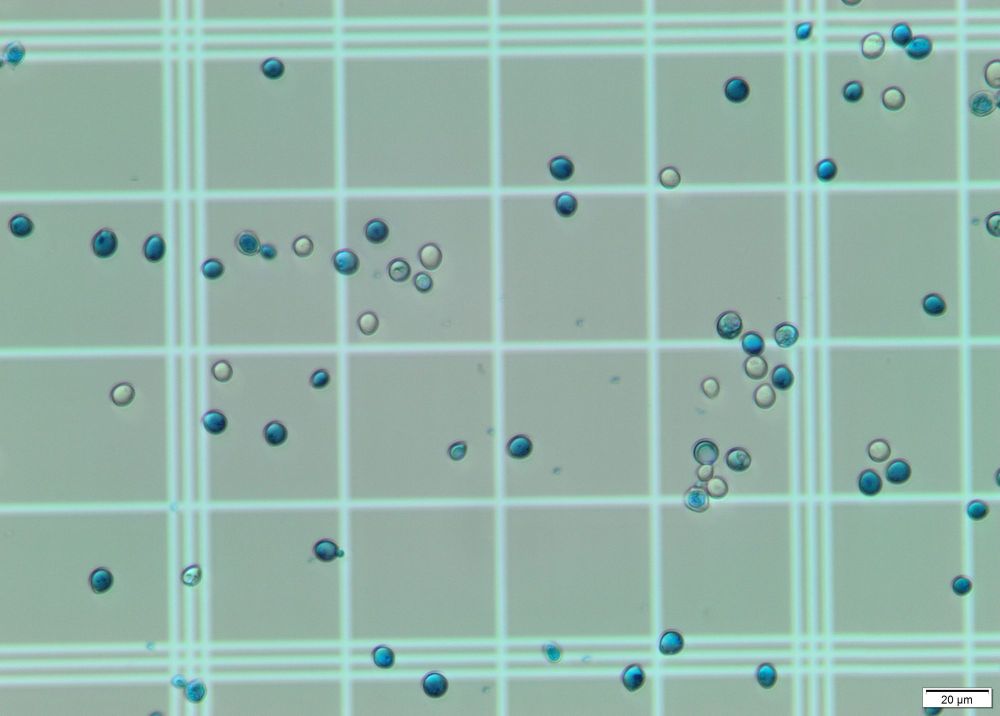
#> input picture dataset/1Quad.jpg, 2000 x 1431 px (shown at 1/2 size)
$ jupyter execute reconstruction_example.ipynb
#> lines starting #> are read from the running program, lines starting #| are printed output that depends on the picture; after the words box and inside, x2 and y2 are one past the last pixel; in counts of white or black regions, pixels touching at a corner belong together
## Grid reconstruction

Each image may have small rotations or areas that overlap with other input images that need to be considered when reconstructing the grid.

To reconstruct the grid, I try and get the biggest contour (grid pattern) on a processed image. Then I resize the contour and rotate the grid to get the output image. Finally, I put them together. Only the central part of the Neubauer chamber will be considered.

[cell 1]
import numpy as np
import cv2

[cell 2]
DEBUG_RECONSTRUCTION = True

Read image (note that any image of the dataset could be chosen. We will use 1Quad.jpg as an example)

[cell 3]
img = cv2.imread("./dataset/1Quad.jpg")
#> img is the input picture: shape (1431, 2000, 3); mean B, G, R 170.5, 181.2, 148.9

Grid reconstruction - Copy image, grayscale, and adaptive threshold

[cell 4]
image = img.copy()
gray = cv2.cvtColor(image, cv2.COLOR_BGR2GRAY)
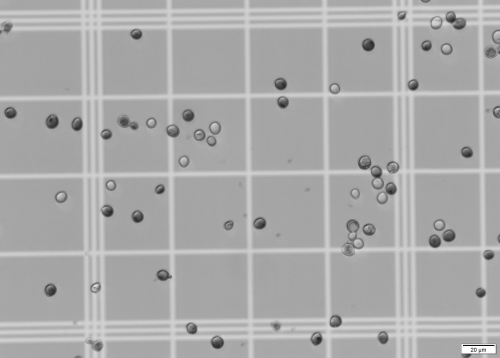
#> gray: shape (1431, 2000) (shown at 1/4 size); min 0, max 255, mean 170.3
thresh = cv2.adaptiveThreshold(gray, 255, cv2.ADAPTIVE_THRESH_GAUSSIAN_C, cv2.THRESH_BINARY, 57, 5)
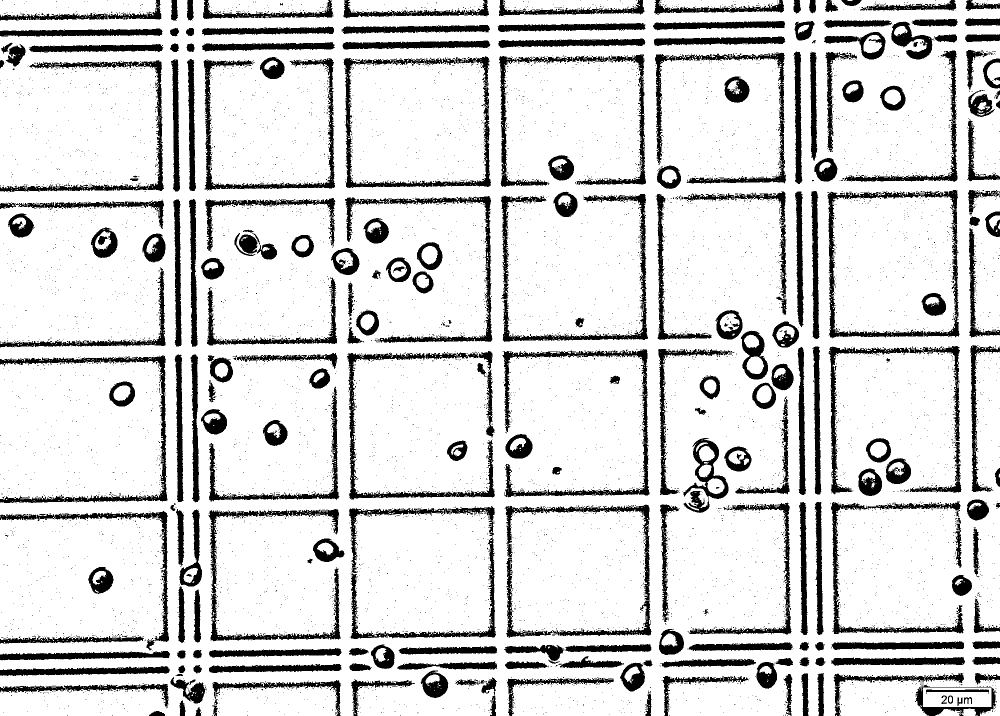
#> thresh: shape (1431, 2000) (shown at 1/2 size); 83.9% white; 6543 black regions (6288 under 20 px), largest, box (x1, y1, x2, y2) and area: (1655, 380, 1919, 677) 8839, (687, 112, 982, 376) 8638, (1005, 698, 1299, 995) 8623
if (DEBUG_RECONSTRUCTION): cv2.imwrite("thresh.jpg", thresh)

Generated Threshold image:

Mathematical morphology - apply erosion, morph_close and erosion again to keep only (kinda) the grid

[cell 5]
thresh = cv2.GaussianBlur(thresh, (7,7), 0)
ret, thresh = cv2.threshold(thresh, 210, 255, 0)
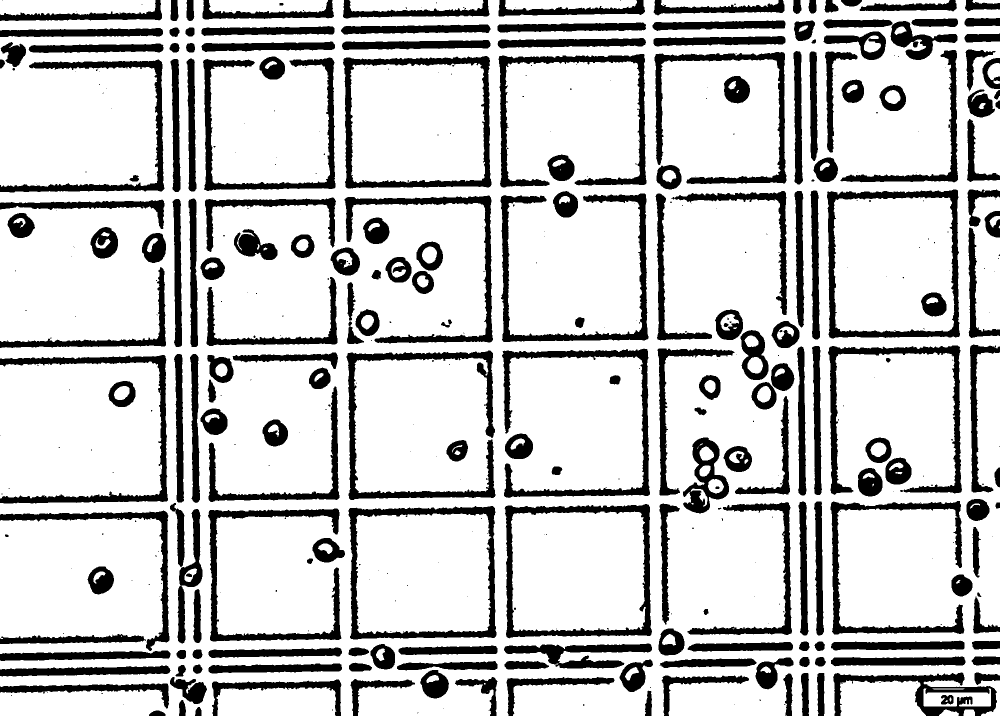
#> thresh: shape (1431, 2000) (shown at 1/2 size); 78.5% white; 458 black regions (245 under 20 px), largest, box (x1, y1, x2, y2) and area: (693, 701, 991, 1000) 14009, (1654, 379, 1920, 677) 12936, (1009, 1008, 1304, 1277) 12876
kernel = np.ones((3,3), np.uint8)
morphed = cv2.erode(thresh, None, kernel, iterations=16)
#> morphed: shape (1431, 2000); 32.7% white; 48 white regions (1 under 20 px), largest, box (x1, y1, x2, y2) and area: (0, 742, 305, 976) 55779, (0, 152, 296, 354) 53198, (0, 432, 301, 665) 48306
morphed = cv2.morphologyEx(morphed, cv2.MORPH_CLOSE, kernel, iterations=55)
#> morphed: shape (1431, 2000); 62.3% white; 8 black regions, largest, box (x1, y1, x2, y2) and area: (0, 0, 2000, 1431) 951157, (641, 346, 781, 504) 22120, (1373, 877, 1508, 1039) 21861
morphed = cv2.erode(morphed, None, kernel, iterations=10)
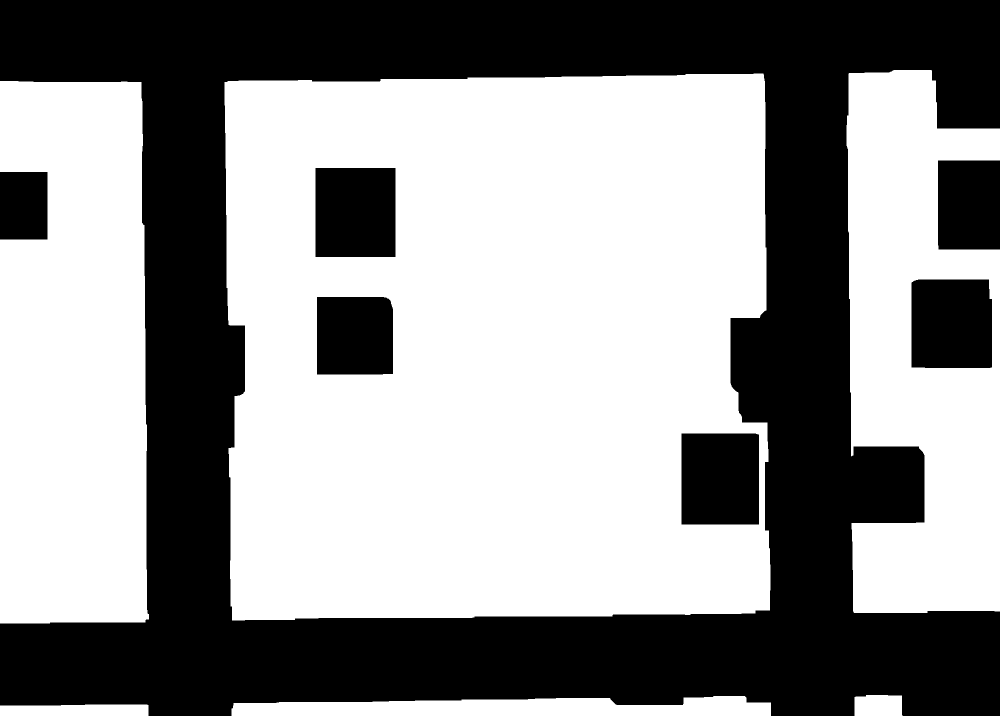
#> morphed: shape (1431, 2000) (shown at 1/2 size); 57.3% white; 7 black regions
if (DEBUG_RECONSTRUCTION): cv2.imwrite("morphed.jpg", morphed)

Generated Morphed image:

Then, we find the contours and get the biggest one (that should be the inner part of the Neubauer chamber)

[cell 6]
contours, hierarchy = cv2.findContours(morphed, cv2.RETR_TREE, cv2.CHAIN_APPROX_NONE)
#> contours = 10 contours; largest, box (x1, y1, x2, y2) and area: (449, 147, 1541, 1241) 1138846, (0, 162, 298, 1247) 299410, (1693, 140, 2000, 1226) 263913, (463, 1392, 1542, 1431) 30617, (630, 335, 792, 515) 28817

c = max(contours, key = cv2.contourArea)
#> c = contour of 4503 points, box (x1, y1, x2, y2) (449, 147, 1541, 1241), area 1138846

We have to rescale the contour due to the previously morph operations

[cell 7]
def scale_contour(cnt, scale):
#> called with cnt = array of shape (4503, 1, 2), scale = 1.16
    M = cv2.moments(cnt)
#> M = moments, m00 1138845.5, centre m10/m00, m01/m00 = (990.7, 692.8)
    cx = int(M['m10']/M['m00'])
#> cx = 990
    cy = int(M['m01']/M['m00'])
#> cy = 692

    cnt_norm = cnt - [cx, cy]
    cnt_scaled = cnt_norm * scale
    cnt_scaled = cnt_scaled + [cx, cy]
    cnt_scaled = cnt_scaled.astype(np.int32)
#> cnt_scaled = contour of 4503 points, box (x1, y1, x2, y2) (362, 59, 1629, 1328), area 1532288

    return cnt_scaled

# Resize contour to match real image
c = scale_contour(c, 1.16)
#> c has the same summary as cnt_scaled in scale_contour

But the image is still rotated. For this reason we need to get the corners of contour (otherwise we would not know how much rotation we need). Finally we crop them to the correct size.

[cell 8]
rect = cv2.minAreaRect(c)
#> rect = ((995.3, 692.9), (1254, 1256), -0.641)
box = cv2.boxPoints(rect)
#> box = [[375.3, 1327.9], [361.3, 71.99], [1615.3, 57.96], [1629.3, 1313.9]]
box = np.int0(box)
#> box = [[375, 1327], [361, 71], [1615, 57], [1629, 1313]]

def crop_rect(img, rect):
#> called with rect = ((995.3, 692.9), (1254, 1256), -0.641)
    center = rect[0]
#> center = (995.3, 692.9)
    size = rect[1]
#> size = (1254, 1256)
    angle = rect[2]
#> angle = -0.641
    center, size = tuple(map(int, center)), tuple(map(int, size))
#> center = (995, 692); size = (1254, 1255)

    height, width = img.shape[0], img.shape[1]
    if (DEBUG_RECONSTRUCTION): print("width: {}, height: {}".format(width, height))
#| width: 2000, height: 1431

    M = cv2.getRotationMatrix2D(center, angle, 1)
#> M = [[1, -0.0112, 7.8], [0.0112, 1, -11.08]]
    img_rot = cv2.warpAffine(img, M, (width, height))

    img_crop = cv2.getRectSubPix(img_rot, size, center)

    img_crop = cv2.rotate(img_crop, rotateCode=cv2.ROTATE_90_CLOCKWISE)
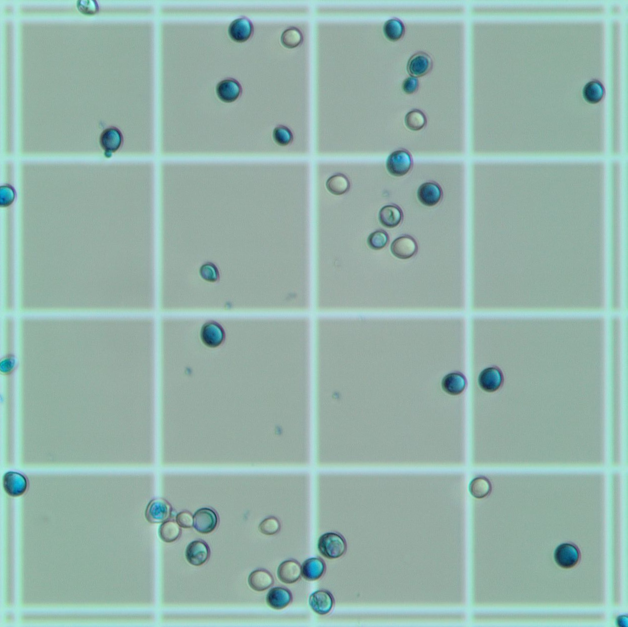
#> img_crop: shape (1254, 1255, 3) (shown at 1/2 size); mean B, G, R 170.3, 179.5, 149.7

    return img_crop, img_rot

# Rotate and crop images
img_crop, img_rot = crop_rect(img, rect)

if (DEBUG_RECONSTRUCTION): cv2.imwrite("croped.jpg", img_crop)

Generated Rotated and croped image:

The last step is to put all images together. For this we have a function that concat images vertically and horizontally.

[cell 9]
def vertical_concat(im_list, interpolation=cv2.INTER_CUBIC):
    w_min = min(im.shape[1] for im in im_list)
    im_list_resize = [cv2.resize(im, (w_min, int(im.shape[0] * w_min / im.shape[1])), interpolation=interpolation) for im in im_list]
    return cv2.vconcat(im_list_resize)

def horizontal_concat(im_list, interpolation=cv2.INTER_CUBIC):
    h_min = min(im.shape[0] for im in im_list)
    im_list_resize = [cv2.resize(im, (int(im.shape[1] * h_min / im.shape[0]), h_min), interpolation=interpolation) for im in im_list]
    return cv2.hconcat(im_list_resize)

def concat(im_list_2d, interpolation=cv2.INTER_CUBIC):
    im_list_v = [horizontal_concat(im_list_h, interpolation=cv2.INTER_CUBIC) for im_list_h in im_list_2d]
    return vertical_concat(im_list_v, interpolation=cv2.INTER_CUBIC)

$ run again, with dataset/2Quad.jpg copied over dataset/1Quad.jpg
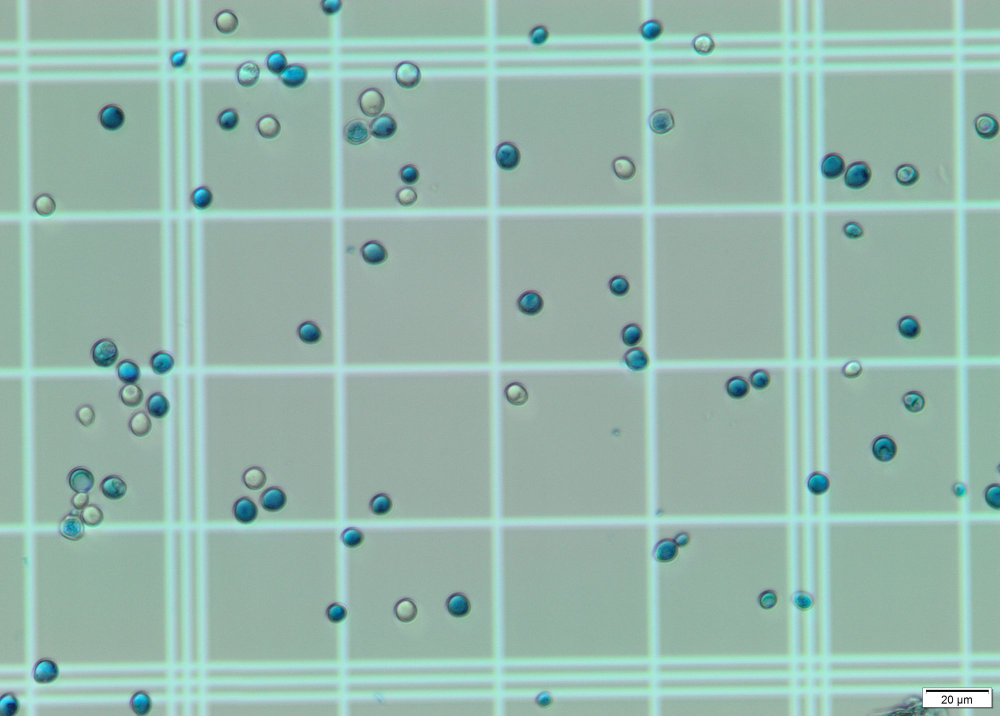
#> input picture dataset/2Quad.jpg, 2000 x 1431 px (shown at 1/2 size)
#> img is the input picture: shape (1431, 2000, 3); mean B, G, R 172.8, 183.5, 150.6
#> `thresh = cv2.adaptiveThreshold(gray, 255, cv2.ADAPTIVE_THRESH_GAUSSIAN..`:
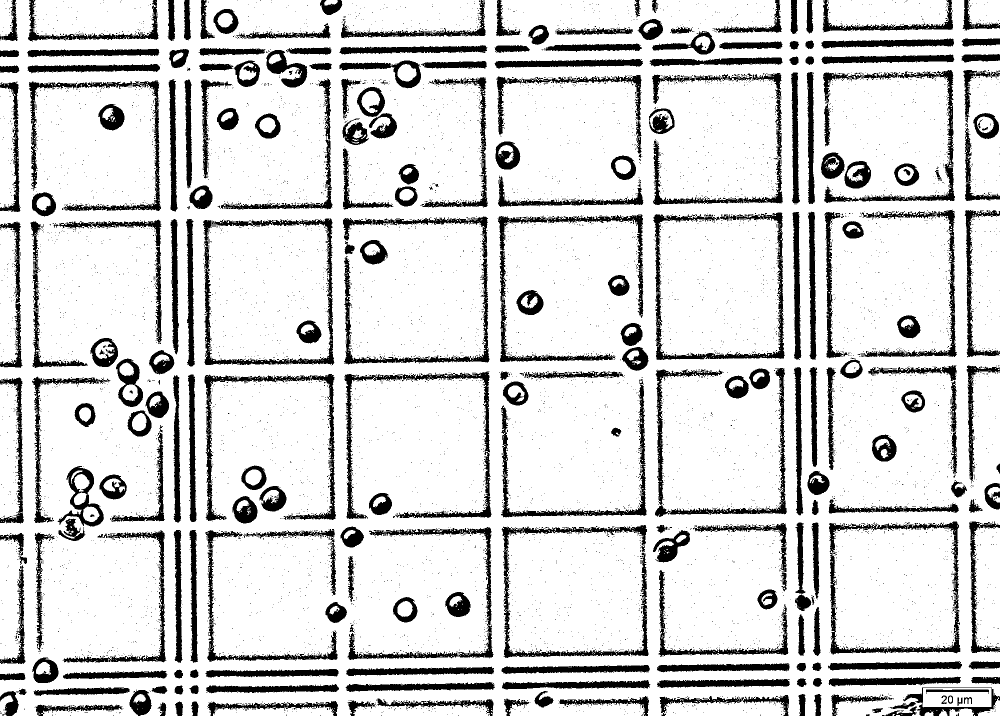
#> thresh: shape (1431, 2000) (shown at 1/2 size); 83.6% white; 6648 black regions (6380 under 20 px), largest, box (x1, y1, x2, y2) and area: (688, 743, 984, 1038) 8578, (406, 437, 669, 731) 8490, (1306, 425, 1570, 720) 8473
#> contours = 11 contours; largest, box (x1, y1, x2, y2) and area: (444, 189, 1534, 1283) 1133250, (1687, 183, 2000, 1267) 292648, (0, 203, 291, 1288) 289329, (623, 340, 905, 557) 46127, (496, 0, 1523, 38) 30734
#> `c = max(contours, key = cv2.contourArea)`: c = contour of 4575 points, box (x1, y1, x2, y2) (444, 189, 1534, 1283), area 1133250
#> in scale_contour, `M = cv2.moments(cnt)`: M = moments, m00 1133249.5, centre m10/m00, m01/m00 = (993.5, 742.1)
#> cx = 993
#> cy = 742
#> cnt_scaled = contour of 4575 points, box (x1, y1, x2, y2) (356, 100, 1620, 1369), area 1524841
#> `c = scale_contour(c, 1.16)`: c has the same summary as cnt_scaled in scale_contour
#> rect = ((988.2, 732.4), (1254.2, 1257.9), -0.637)
#> `box = cv2.boxPoints(rect)`: box = [[368.1, 1368.3], [354.1, 110.5], [1608.3, 96.53], [1622.2, 1354.4]]
#> `box = np.int0(box)`: box = [[368, 1368], [354, 110], [1608, 96], [1622, 1354]]
#> in crop_rect, `center = rect[0]`: center = (988.2, 732.4)
#> in crop_rect, `size = rect[1]`: size = (1254.2, 1257.9)
#> angle = -0.637
#> in crop_rect, `center, size = tuple(map(int, center)), tuple(map(int, size))`: center = (988, 732); size = (1254, 1257)
#| width: 2000, height: 1431
#> in crop_rect, `M = cv2.getRotationMatrix2D(center, angle, 1)`: M = [[1, -0.0111, 8.2], [0.0111, 1, -10.94]]
#> in crop_rect, `img_crop = cv2.rotate(img_crop, rotateCode=cv2.ROTATE_90_CLOCKWISE)`:
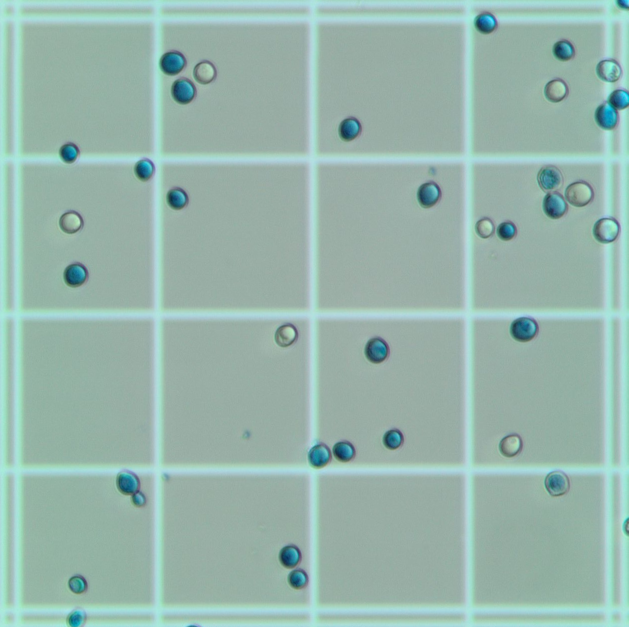
#> img_crop: shape (1254, 1257, 3) (shown at 1/2 size); mean B, G, R 172.5, 181.8, 151.6
